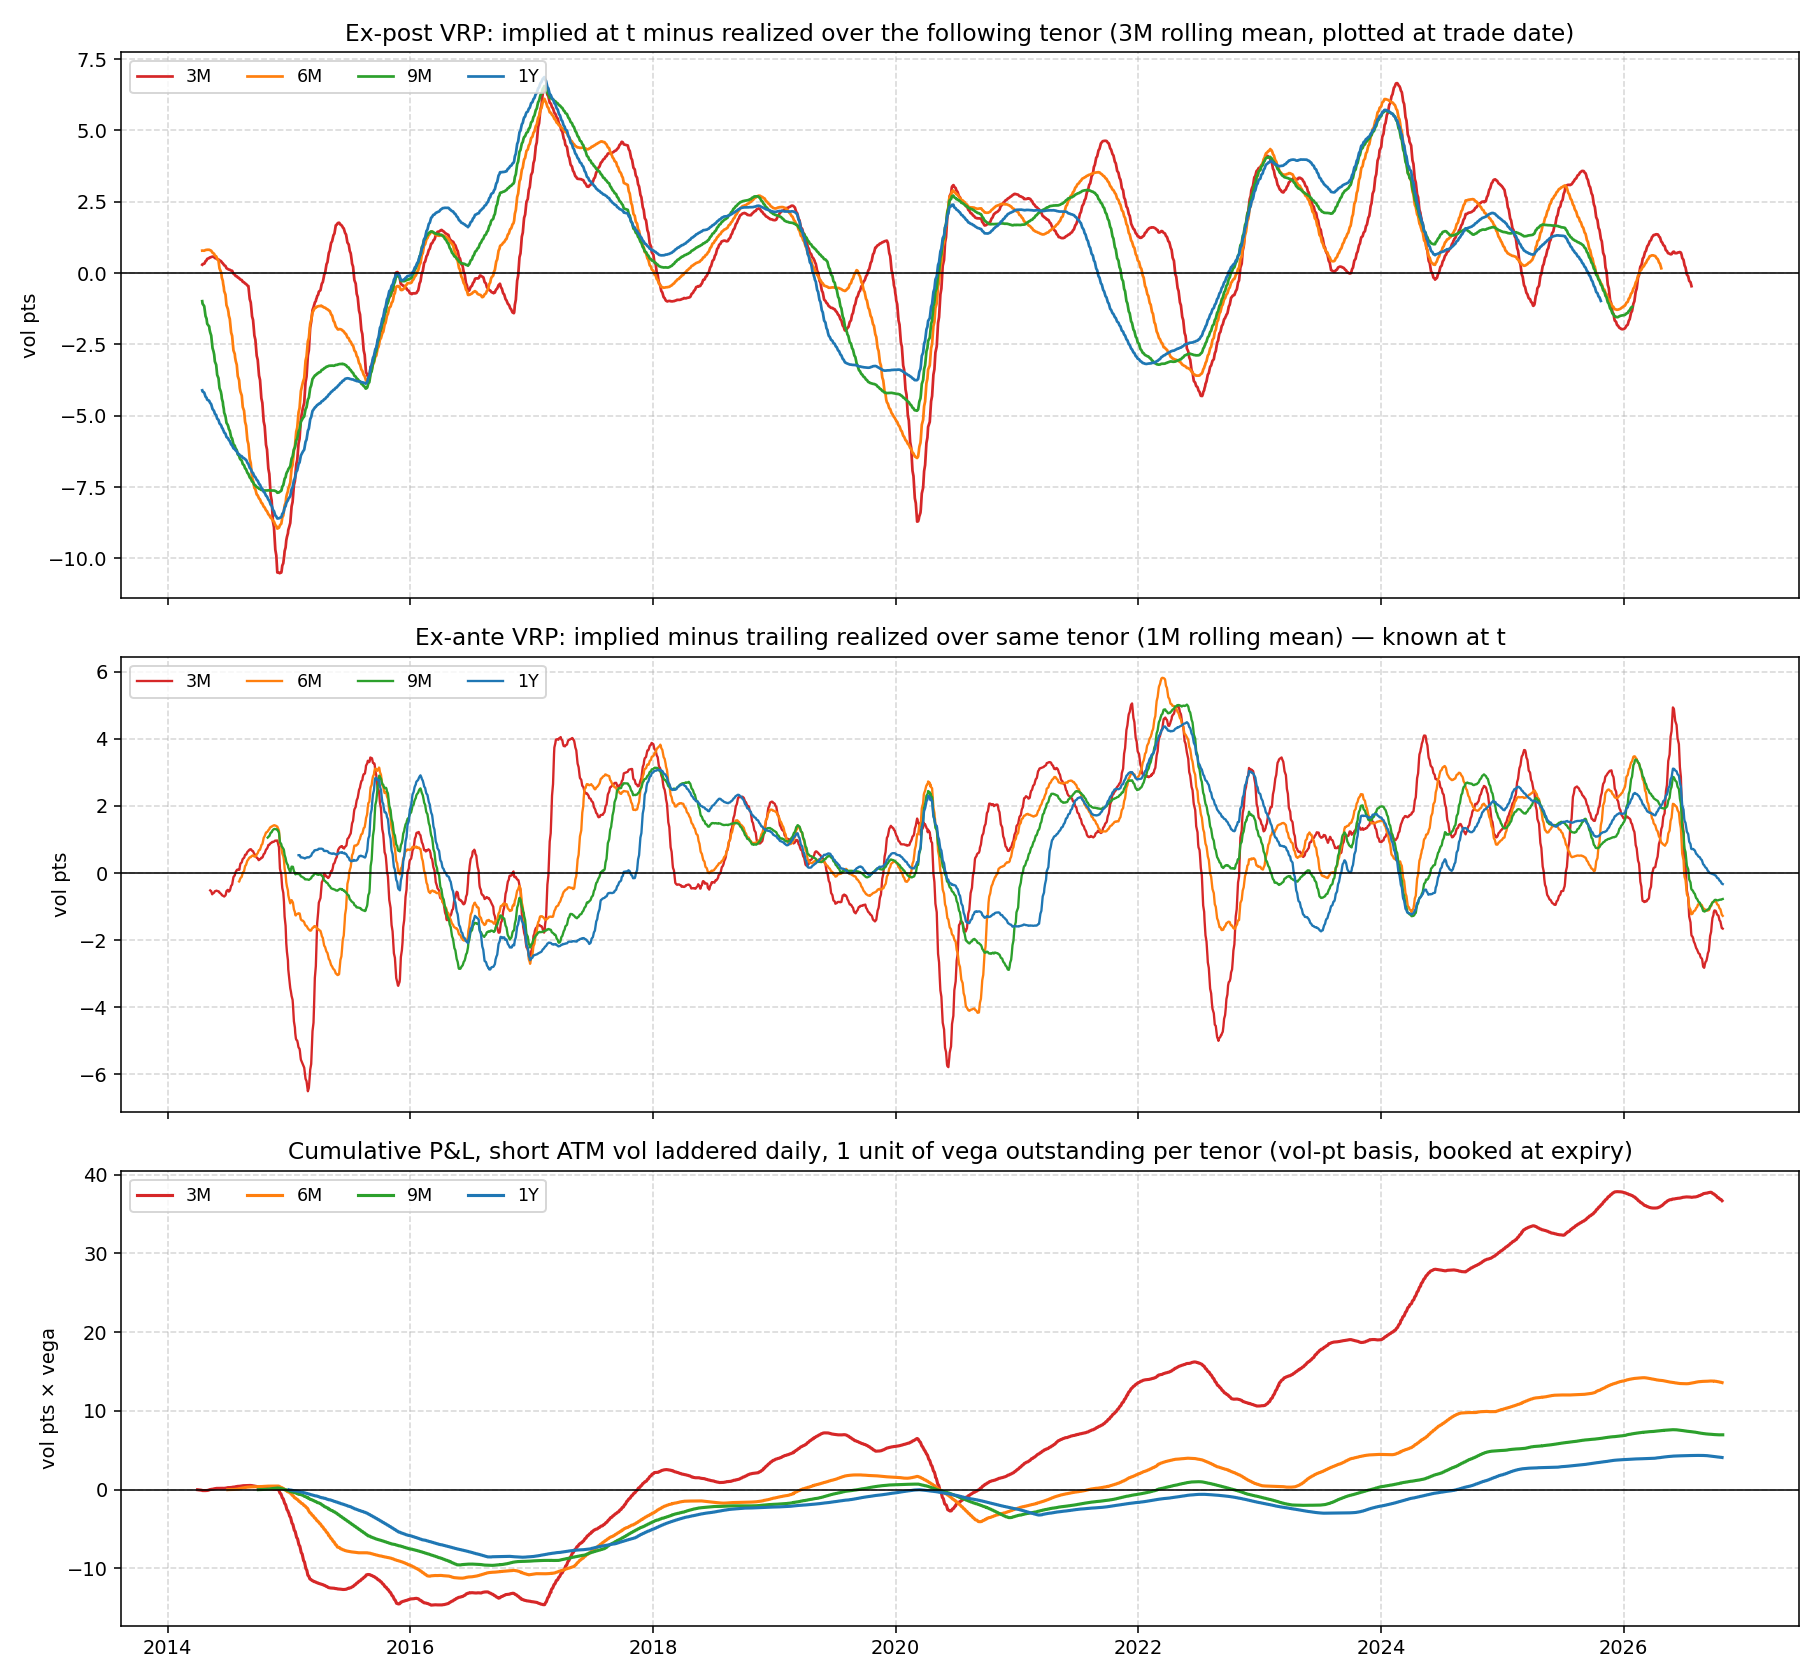

The Python source for this figure:
# USDCOP volatility risk premium by tenor. Step 1: compute; step 2: stats; step 3: chart.
import matplotlib.pyplot as plt
import numpy as np, pandas as pd
raw = pd.read_excel("usdcop.xlsx", header=None)
df = raw.iloc[8:, 1:13].copy(); df.columns = ["date"] + raw.iloc[5, 2:13].tolist()
df["date"] = pd.to_datetime(df["date"]); df = df.set_index("date").apply(pd.to_numeric, errors="coerce")
spot = df["USDCOP Curncy"]; spot = spot[spot.diff() != 0]
ret = np.log(spot).diff().dropna()
TEN = {"3M": (3, "USDCOPV3M BGN Curncy"), "6M": (6, "USDCOPV6M BGN Curncy"),
       "9M": (9, "USDCOPV9M BGN Curncy"), "1Y": (12, "USDCOPV1Y BGN Curncy")}
dates = spot.index
r2 = ret**2; cs = r2.cumsum(); cnt = pd.Series(1, index=ret.index).cumsum()
out = {}
for k, (m, col) in TEN.items():
    iv = df[col].reindex(dates)
    rows = []
    for t in dates:
        end = t + pd.DateOffset(months=m)
        if end > dates[-1]: break
        w = ret[(ret.index > t) & (ret.index <= end)]
        rv = np.sqrt((w**2).mean() * 252) * 100  # zero-mean realized
        rows.append((t, iv[t], rv, len(w)))
    x = pd.DataFrame(rows, columns=["date", "iv", "rv", "n"]).set_index("date")
    # trailing realized over same tenor (signal, known at t)
    tr = []
    for t in x.index.union(dates):
        pass
    out[k] = x
# trailing realized
trail = {}
for k, (m, col) in TEN.items():
    vals = {}
    for t in dates:
        st = t - pd.DateOffset(months=m)
        if st < dates[0]: continue
        w = ret[(ret.index > st) & (ret.index <= t)]
        vals[t] = np.sqrt((w**2).mean() * 252) * 100
    trail[k] = pd.Series(vals)


M = {"3M":3,"6M":6,"9M":9,"1Y":12}
res=[]
for k,x in out.items():
    m=M[k]
    x=x.copy(); x["vrp"]=x.iv-x.rv; x["vpnl"]=(x.iv**2-x.rv**2)/(2*x.iv)
    # non-overlapping sharpe averaged across start offsets
    idx=x.index; sh=[]; sh_v=[]; ann=[]
    offs=idx[idx< idx[0]+pd.DateOffset(months=m)]
    for t0 in offs:
        seq=[]; t=t0
        while True:
            i=idx.searchsorted(t)
            if i>=len(idx): break
            seq.append(idx[i]); t=idx[i]+pd.DateOffset(months=m)
        s=x.loc[seq]
        sh.append(s.vrp.mean()/s.vrp.std()*np.sqrt(12/m))
        sh_v.append(s.vpnl.mean()/s.vpnl.std()*np.sqrt(12/m))
        ann.append(len(seq))
    res.append(dict(tenor=k, obs=len(x), mean=x.vrp.mean(), median=x.vrp.median(),
        hit=(x.vrp>0).mean()*100, worst=x.vrp.min(), best=x.vrp.max(),
        vpnl_mean=x.vpnl.mean(), ann_vega_pnl=x.vpnl.mean()*12/m,
        sharpe_vol=np.mean(sh), sharpe_var=np.mean(sh_v), sh_min=np.min(sh_v), sh_max=np.max(sh_v),
        n_indep=np.mean(ann), worst_date=x.vrp.idxmin().date()))
r=pd.DataFrame(res).set_index("tenor"); pd.set_option('display.width',250)
print(r.round(2).T)
# by year (start year) mean vrp
by=pd.DataFrame({k:(x.iv-x.rv).groupby(x.index.year).mean() for k,x in out.items()})
print(by.round(2))
# trailing VRP current
for k in M: print(k, "IV",df[f"USDCOPV{k if k!='1Y' else '1Y'} BGN Curncy"].iloc[-1], "trail RV", round(trail[k].iloc[-1],2))
# signal: does iv - trailing rv predict ex-post vrp?
for k,x in out.items():
    s=(x.iv-trail[k].reindex(x.index)).dropna(); y=(x.iv-x.rv).reindex(s.index)
    q=pd.qcut(s,4,labels=["Q1 low","Q2","Q3","Q4 high"])
    print(k, "corr",round(s.corr(y),2), y.groupby(q,observed=True).mean().round(2).to_dict())

M={"3M":3,"6M":6,"9M":9,"1Y":12}
def sharpe(x,m):
    idx=x.index; v=x.iv-x.rv; vv=(x.iv**2-x.rv**2)/(2*x.iv); a=[];b=[]
    for t0 in idx[idx<idx[0]+pd.DateOffset(months=m)]:
        seq=[];t=t0
        while (i:=idx.searchsorted(t))<len(idx): seq.append(idx[i]); t=idx[i]+pd.DateOffset(months=m)
        a.append(v[seq].mean()/v[seq].std()*np.sqrt(12/m)); b.append(vv[seq].mean()/vv[seq].std()*np.sqrt(12/m))
    return np.mean(a),np.mean(b)
for k,x in out.items():
    print(k,"post2016 sharpe",np.round(sharpe(x[x.index>='2016-01-01'],M[k]),2))
cols={"3M":"#d62728","6M":"#ff7f0e","9M":"#2ca02c","1Y":"#1f77b4"}
fig,(a1,a2,a3)=plt.subplots(3,1,figsize=(13,12),sharex=True,gridspec_kw=dict(height_ratios=[1.2,1,1]))
for k,x in out.items():
    a1.plot(x.index,(x.iv-x.rv).rolling(63).mean(),color=cols[k],lw=1.4,label=k)
    tv=(df[f"USDCOPV{k} BGN Curncy"]-trail[k]).dropna()
    a2.plot(tv.index,tv.rolling(21).mean(),color=cols[k],lw=1.2,label=k)
    # ladder P&L: sell 1/N of the vega each day, P&L per unit total vega, booked at expiry -> annual-equivalent cumulative
    m=M[k]; n_per=x.groupby(x.index.to_period('M')).size().mean()*m
    pnl=(x.iv-x.rv)/n_per
    exp=x.index.map(lambda t:t+pd.DateOffset(months=m))
    a3.plot(pd.Series(pnl.values,index=exp).sort_index().cumsum(),color=cols[k],lw=1.6,label=k)
a1.axhline(0,color='k',lw=.8); a2.axhline(0,color='k',lw=.8); a3.axhline(0,color='k',lw=.8)
a1.set_title("Ex-post VRP: implied at t minus realized over the following tenor (3M rolling mean, plotted at trade date)")
a1.set_ylabel("vol pts")
a2.set_title("Ex-ante VRP: implied minus trailing realized over same tenor (1M rolling mean) — known at t")
a2.set_ylabel("vol pts")
a3.set_title("Cumulative P&L, short ATM vol laddered daily, 1 unit of vega outstanding per tenor (vol-pt basis, booked at expiry)")
a3.set_ylabel("vol pts × vega")
for a in (a1,a2,a3): a.grid(ls='--',alpha=.5); a.legend(ncol=4,loc='upper left',fontsize=9)
plt.tight_layout(); plt.savefig("usdcop_vrp.png",dpi=140)
